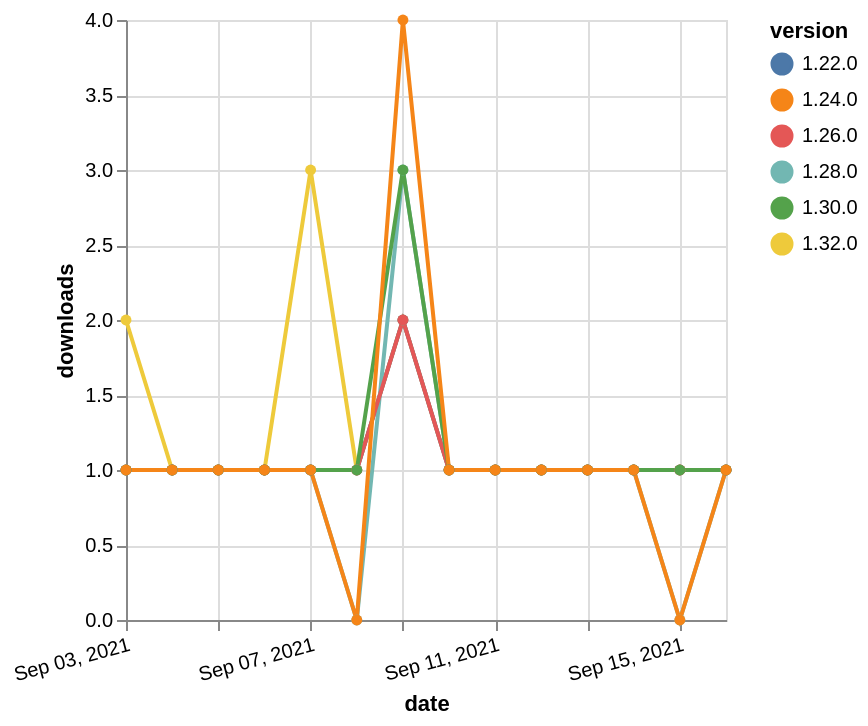

Write the Vega-Lite specification saved for this chart.
### Vega-Lite specification from a JSON file in a GitHub repository (floating-point values rounded to 4 significant figures)
{"$schema": "https://vega.github.io/schema/vega-lite/v5.json", "description": "A simple bar chart with embedded data.", "data": {"values": [{"date": "2021-09-03", "total": 125, "delta": 2, "version": "1.32.0"}, {"date": "2021-09-04", "total": 126, "delta": 1, "version": "1.32.0"}, {"date": "2021-09-05", "total": 127, "delta": 1, "version": "1.32.0"}, {"date": "2021-09-06", "total": 128, "delta": 1, "version": "1.32.0"}, {"date": "2021-09-07", "total": 131, "delta": 3, "version": "1.32.0"}, {"date": "2021-09-08", "total": 132, "delta": 1, "version": "1.32.0"}, {"date": "2021-09-09", "total": 134, "delta": 2, "version": "1.32.0"}, {"date": "2021-09-10", "total": 135, "delta": 1, "version": "1.32.0"}, {"date": "2021-09-11", "total": 136, "delta": 1, "version": "1.32.0"}, {"date": "2021-09-12", "total": 137, "delta": 1, "version": "1.32.0"}, {"date": "2021-09-13", "total": 138, "delta": 1, "version": "1.32.0"}, {"date": "2021-09-14", "total": 139, "delta": 1, "version": "1.32.0"}, {"date": "2021-09-15", "total": 140, "delta": 1, "version": "1.32.0"}, {"date": "2021-09-16", "total": 141, "delta": 1, "version": "1.32.0"}, {"date": "2021-09-03", "total": 248, "delta": 1, "version": "1.22.0"}, {"date": "2021-09-04", "total": 249, "delta": 1, "version": "1.22.0"}, {"date": "2021-09-05", "total": 250, "delta": 1, "version": "1.22.0"}, {"date": "2021-09-06", "total": 251, "delta": 1, "version": "1.22.0"}, {"date": "2021-09-07", "total": 252, "delta": 1, "version": "1.22.0"}, {"date": "2021-09-08", "total": 253, "delta": 1, "version": "1.22.0"}, {"date": "2021-09-09", "total": 255, "delta": 2, "version": "1.22.0"}, {"date": "2021-09-10", "total": 256, "delta": 1, "version": "1.22.0"}, {"date": "2021-09-11", "total": 257, "delta": 1, "version": "1.22.0"}, {"date": "2021-09-12", "total": 258, "delta": 1, "version": "1.22.0"}, {"date": "2021-09-13", "total": 259, "delta": 1, "version": "1.22.0"}, {"date": "2021-09-14", "total": 260, "delta": 1, "version": "1.22.0"}, {"date": "2021-09-15", "total": 261, "delta": 1, "version": "1.22.0"}, {"date": "2021-09-16", "total": 262, "delta": 1, "version": "1.22.0"}, {"date": "2021-09-03", "total": 159, "delta": 1, "version": "1.28.0"}, {"date": "2021-09-04", "total": 160, "delta": 1, "version": "1.28.0"}, {"date": "2021-09-05", "total": 161, "delta": 1, "version": "1.28.0"}, {"date": "2021-09-06", "total": 162, "delta": 1, "version": "1.28.0"}, {"date": "2021-09-07", "total": 163, "delta": 1, "version": "1.28.0"}, {"date": "2021-09-08", "total": 163, "delta": 0, "version": "1.28.0"}, {"date": "2021-09-09", "total": 166, "delta": 3, "version": "1.28.0"}, {"date": "2021-09-10", "total": 167, "delta": 1, "version": "1.28.0"}, {"date": "2021-09-11", "total": 168, "delta": 1, "version": "1.28.0"}, {"date": "2021-09-12", "total": 169, "delta": 1, "version": "1.28.0"}, {"date": "2021-09-13", "total": 170, "delta": 1, "version": "1.28.0"}, {"date": "2021-09-14", "total": 171, "delta": 1, "version": "1.28.0"}, {"date": "2021-09-15", "total": 171, "delta": 0, "version": "1.28.0"}, {"date": "2021-09-16", "total": 172, "delta": 1, "version": "1.28.0"}, {"date": "2021-09-03", "total": 198, "delta": 1, "version": "1.26.0"}, {"date": "2021-09-04", "total": 199, "delta": 1, "version": "1.26.0"}, {"date": "2021-09-05", "total": 200, "delta": 1, "version": "1.26.0"}, {"date": "2021-09-06", "total": 201, "delta": 1, "version": "1.26.0"}, {"date": "2021-09-07", "total": 202, "delta": 1, "version": "1.26.0"}, {"date": "2021-09-08", "total": 203, "delta": 1, "version": "1.26.0"}, {"date": "2021-09-09", "total": 205, "delta": 2, "version": "1.26.0"}, {"date": "2021-09-10", "total": 206, "delta": 1, "version": "1.26.0"}, {"date": "2021-09-11", "total": 207, "delta": 1, "version": "1.26.0"}, {"date": "2021-09-12", "total": 208, "delta": 1, "version": "1.26.0"}, {"date": "2021-09-13", "total": 209, "delta": 1, "version": "1.26.0"}, {"date": "2021-09-14", "total": 210, "delta": 1, "version": "1.26.0"}, {"date": "2021-09-15", "total": 211, "delta": 1, "version": "1.26.0"}, {"date": "2021-09-16", "total": 212, "delta": 1, "version": "1.26.0"}, {"date": "2021-09-03", "total": 191, "delta": 1, "version": "1.30.0"}, {"date": "2021-09-04", "total": 192, "delta": 1, "version": "1.30.0"}, {"date": "2021-09-05", "total": 193, "delta": 1, "version": "1.30.0"}, {"date": "2021-09-06", "total": 194, "delta": 1, "version": "1.30.0"}, {"date": "2021-09-07", "total": 195, "delta": 1, "version": "1.30.0"}, {"date": "2021-09-08", "total": 196, "delta": 1, "version": "1.30.0"}, {"date": "2021-09-09", "total": 199, "delta": 3, "version": "1.30.0"}, {"date": "2021-09-10", "total": 200, "delta": 1, "version": "1.30.0"}, {"date": "2021-09-11", "total": 201, "delta": 1, "version": "1.30.0"}, {"date": "2021-09-12", "total": 202, "delta": 1, "version": "1.30.0"}, {"date": "2021-09-13", "total": 203, "delta": 1, "version": "1.30.0"}, {"date": "2021-09-14", "total": 204, "delta": 1, "version": "1.30.0"}, {"date": "2021-09-15", "total": 205, "delta": 1, "version": "1.30.0"}, {"date": "2021-09-16", "total": 206, "delta": 1, "version": "1.30.0"}, {"date": "2021-09-03", "total": 349, "delta": 1, "version": "1.24.0"}, {"date": "2021-09-04", "total": 350, "delta": 1, "version": "1.24.0"}, {"date": "2021-09-05", "total": 351, "delta": 1, "version": "1.24.0"}, {"date": "2021-09-06", "total": 352, "delta": 1, "version": "1.24.0"}, {"date": "2021-09-07", "total": 353, "delta": 1, "version": "1.24.0"}, {"date": "2021-09-08", "total": 353, "delta": 0, "version": "1.24.0"}, {"date": "2021-09-09", "total": 357, "delta": 4, "version": "1.24.0"}, {"date": "2021-09-10", "total": 358, "delta": 1, "version": "1.24.0"}, {"date": "2021-09-11", "total": 359, "delta": 1, "version": "1.24.0"}, {"date": "2021-09-12", "total": 360, "delta": 1, "version": "1.24.0"}, {"date": "2021-09-13", "total": 361, "delta": 1, "version": "1.24.0"}, {"date": "2021-09-14", "total": 362, "delta": 1, "version": "1.24.0"}, {"date": "2021-09-15", "total": 362, "delta": 0, "version": "1.24.0"}, {"date": "2021-09-16", "total": 363, "delta": 1, "version": "1.24.0"}]}, "width": "container", "mark": {"type": "line", "point": {"filled": true}}, "encoding": {"x": {"field": "date", "type": "temporal", "timeUnit": "yearmonthdate", "title": "date", "axis": {"labelAngle": -15}}, "y": {"field": "delta", "type": "quantitative", "title": "downloads"}, "color": {"field": "version", "type": "nominal"}, "tooltip": {"field": "delta"}}}
